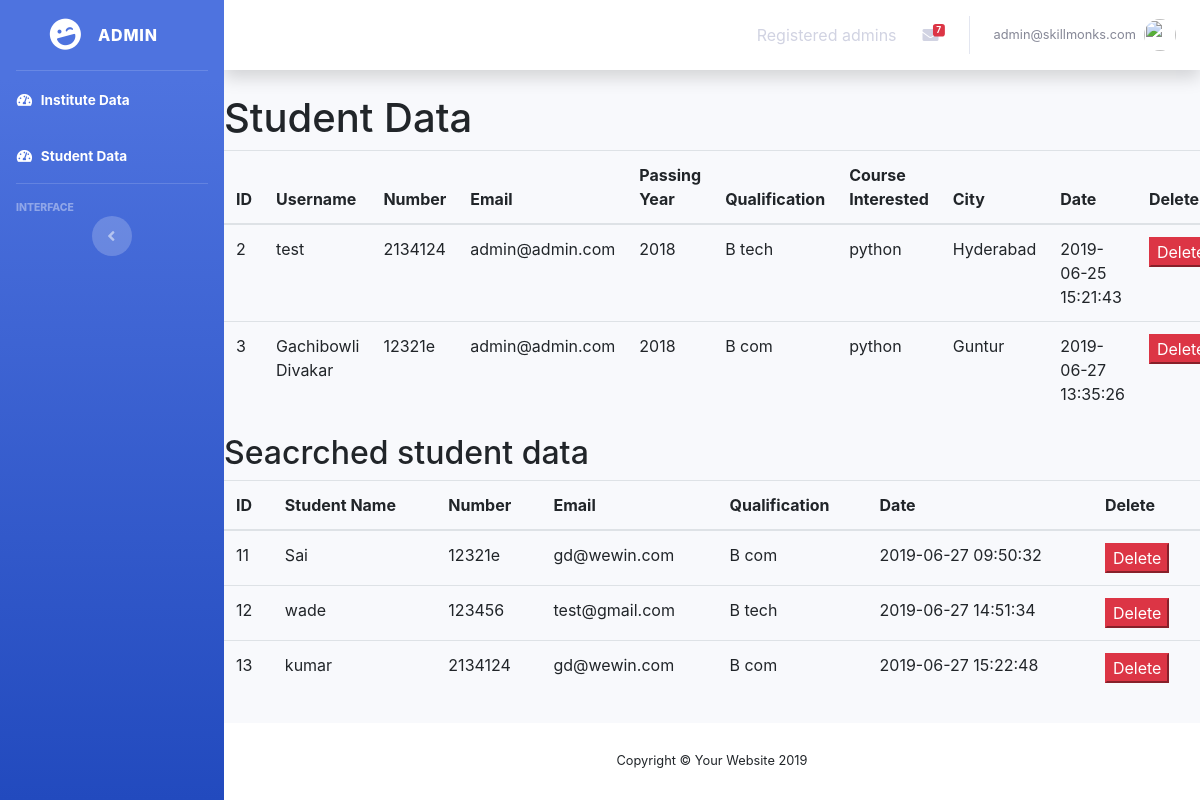
The app's page /admin/student_data.php (signed in) with its own data.
### tables this page shows
CREATE TABLE `student_data` (
  `id` int(11) NOT NULL,
  `username` varchar(50) NOT NULL,
  `number` varchar(50) NOT NULL,
  `email` varchar(50) NOT NULL,
  `passing_year` varchar(50) NOT NULL,
  `qualification` varchar(50) NOT NULL,
  `course_interested` varchar(50) NOT NULL,
  `city` varchar(50) NOT NULL,
  `date` varchar(50) NOT NULL
);

CREATE TABLE `searched_students` (
  `id` int(11) NOT NULL,
  `name` varchar(50) NOT NULL,
  `email` varchar(50) NOT NULL,
  `number` varchar(50) NOT NULL,
  `qualification` varchar(50) NOT NULL,
  `date` varchar(50) NOT NULL
);

### admin/student_data.php (the view, shortened to what this page needs)
<?php
include('includes/header.php'); ?>
<?php include('includes/navbar.php'); ?>
<div class="container">
    <div class="row">
     <h1>Student Data</h1>
    </div>
    <div class="row">
        <?php
        $query = "SELECT * FROM student_data";
        $query_run = mysqli_query($connection, $query);
        ?>
        <div class="table-responsive">
            <table class="table">
                <thead>
                    <tr>
                        <th>ID</th>
                        <th>Username</th>
                        <th>Number</th>
                        <th>Email</th>
                        <th>Passing Year</th>
                        <th>Qualification</th>
                        <th>Course Interested</th>
                        <th>City</th>
                        <th>Date</th>
                        <th>Delete</th>
                    </tr>
                </thead>
                <tbody>
                    <?php
                    if (mysqli_num_rows($query_run) > 0) {
                        while ($row = mysqli_fetch_assoc($query_run)) {
                            ?>
                            <tr>
                                <td><?php echo $row['id']; ?></td>
                                <td><?php echo $row['username']; ?></td>
                                <td><?php echo $row['number']; ?></td>
                                <td><?php echo $row['email']; ?></td>
                                <td><?php echo $row['passing_year']; ?></td>
                                <td><?php echo $row['qualification']; ?></td>
                                <td><?php echo $row['course_interested']; ?></td>
                                <td><?php echo $row['city']; ?></td>
                                <td><?php echo $row['date']; ?></td>
                                <td>
                                    <form action="code.php" method="POST">
                                    <button class="btn-danger " name="delete_sd" type="submit">Delete</button>
                                    </form>
                                </td>
                            </tr>
                        <?php
                    }
                } else {
                    echo "No record found";
                }
                ?>
                </tbody>
            </table>
        </div>
    </div>
    <div class="row">
      <h2>Seacrched student data</h2>
    </div>
    <div class="row">
        <?php
        $query = "SELECT * FROM searched_students";
        $query_run = mysqli_query($connection, $query);
        ?>
        <div class="table-responsive">
            <table class="table">
                <thead>
                    <tr>
                        <th>ID</th>
                        <th>Student Name</th>
                        <th>Number</th>
                        <th>Email</th>
                        <th>Qualification</th>
                        <th>Date</th>
                        <th>Delete</th>
                    </tr>
                </thead>
                <tbody>
                    <?php
                    if (mysqli_num_rows($query_run) > 0) {
                        while ($row = mysqli_fetch_assoc($query_run)) {
                            ?>
                            <tr>
                                <td><?php echo $row['id']; ?></td>
                                <td><?php echo $row['name']; ?></td>
                                <td><?php echo $row['number']; ?></td>
                                <td><?php echo $row['email']; ?></td>
                                <td><?php echo $row['qualification']; ?></td>
                                <td><?php echo $row['date']; ?></td>
                                <td>
                                    <form action="code.php" method="POST">
                                    <button class="btn-danger " name="delete_searched_student" type="submit">Delete</button>
                                    </form>
                                </td>
                            </tr>
                        <?php
                    }
                } else {
                    echo "No record found";
                }
                ?>
                </tbody>
            </table>
        </div>
    </div>
</div>
</div>
<?php include('includes/footer.php'); ?>

### records on screen
student_data: id "2", username "test", number "2134124", email "admin@admin.com", passing_year "2018", qualification "B tech", course_interested "python", city "Hyderabad", date "2019-06-25 15:21:43"
student_data: id "3", username "Gachibowli Divakar", number "12321e", email "admin@admin.com", passing_year "2018", qualification "B com", course_interested "python", city "Guntur", date "2019-06-27 13:35:26"
searched_students: id "11", name "Sai", number "12321e", email "gd@wewin.com", qualification "B com", date "2019-06-27 09:50:32"
searched_students: id "12", name "wade", number "123456", email "test@gmail.com", qualification "B tech", date "2019-06-27 14:51:34"
searched_students: id "13", name "kumar", number "2134124", email "gd@wewin.com", qualification "B com", date "2019-06-27 15:22:48"

### other values on screen
$_SESSION['username'] "admin@skillmonks.com"
